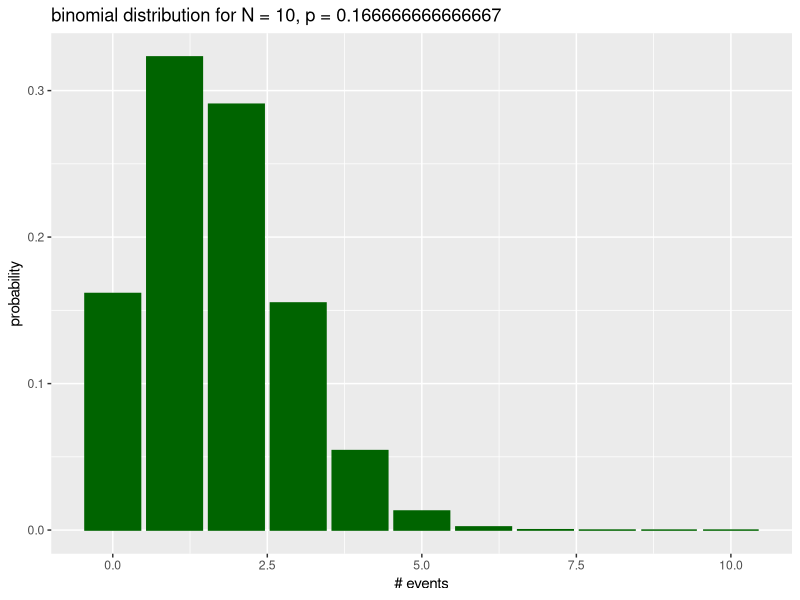

This chart was generated by the following R code:
## ---- chunk 1
library(tidyverse)
library(glue) #lets you put variables into strings with {}.  Alternative to paste()
## ---- chunk 2
k <- 3
N <- 10
p <- 1/6
  
dbinom(x = k, size = N, prob = p, log = TRUE)
## ---- chunk 3
ks <- 0:N #distribution = probability of all possible outcomes

#make a dataframe to plot k on the x-axis and probability on the y-axis
plot_data <- tibble(x = ks, y = dbinom(ks, size = N, prob = p))

ggplot(plot_data, aes(x, y)) +
  geom_col(color = "darkgreen", fill = "darkgreen") +
  labs(title = glue("binomial distribution for N = {N}, p = {p}"),
       x = "# events",
       y = "probability")
## ---- chunk 4
library(here)
orchids <- read_csv(here("data", "orchid.seedlings.csv"))
head(orchids)
## ---- chunk 5
lnprob_m1 = dbinom(x = orchids$seedlings.0, size = orchids$seeds.m4, prob = 0.05, log = TRUE)
lnprob_m1 # show the list of probabilities for each observation, given the model
sum(lnprob_m1) # log-likelihood of the whole data set
## ---- chunk 6
lnprob_m2 = dbinom(x = orchids$seedlings.0, size = orchids$seeds.m4, prob = 0.04, log = TRUE)
lnprob_m2 # show the list of probabilities of each observation, given the model
sum(lnprob_m2) # log-likelihood of the whole data set
## ---- chunk 7
lnprob_m3 = dbinom(x = orchids$seedlings.0, size = orchids$seeds.m3, prob = 0.05, log = TRUE)
lnprob_m3 # show the list of probabilities of each observation, given the model
sum(lnprob_m3) # log-likelihood of the whole data set
## ---- chunk 8
success <- 10
failure <- 30 - success
mydat <- cbind(success, failure)  # successes and failures, i.e., k and N-k

glm(mydat ~ 1, family = binomial(link = "identity"))# function  to estimate parameters

m1 <- glm(mydat ~ 1, family = binomial(link = "identity")) # need to save the analysis as an object to see results

logLik(m1) # extract the log likelihood, evaluated at MLE
coef(m1) # extract the maximum likelihood estimates of the coefficients
